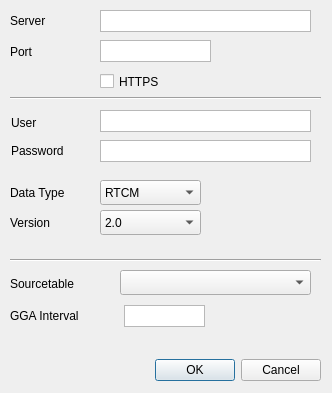
<?xml version="1.0" encoding="UTF-8"?>
<ui version="4.0">
 <class>NtripDialog</class>
 <widget class="QDialog" name="NtripDialog">
  <property name="geometry">
   <rect>
    <x>0</x>
    <y>0</y>
    <width>332</width>
    <height>393</height>
   </rect>
  </property>
  <property name="focusPolicy">
   <enum>Qt::FocusPolicy::TabFocus</enum>
  </property>
  <property name="contextMenuPolicy">
   <enum>Qt::ContextMenuPolicy::DefaultContextMenu</enum>
  </property>
  <property name="windowTitle">
   <string notr="true">NTRIP Configuration</string>
  </property>
  <property name="statusTip">
   <string/>
  </property>
  <property name="whatsThis">
   <string/>
  </property>
  <property name="accessibleName">
   <string/>
  </property>
  <widget class="QDialogButtonBox" name="buttonBox">
   <property name="geometry">
    <rect>
     <x>10</x>
     <y>350</y>
     <width>311</width>
     <height>41</height>
    </rect>
   </property>
   <property name="orientation">
    <enum>Qt::Orientation::Horizontal</enum>
   </property>
   <property name="standardButtons">
    <set>QDialogButtonBox::StandardButton::Cancel|QDialogButtonBox::StandardButton::Ok</set>
   </property>
  </widget>
  <widget class="QLabel" name="labelServer">
   <property name="geometry">
    <rect>
     <x>10</x>
     <y>12</y>
     <width>67</width>
     <height>17</height>
    </rect>
   </property>
   <property name="text">
    <string>Server</string>
   </property>
  </widget>
  <widget class="QLabel" name="labelPort">
   <property name="geometry">
    <rect>
     <x>10</x>
     <y>43</y>
     <width>67</width>
     <height>17</height>
    </rect>
   </property>
   <property name="text">
    <string>Port</string>
   </property>
  </widget>
  <widget class="Line" name="line">
   <property name="geometry">
    <rect>
     <x>10</x>
     <y>90</y>
     <width>311</width>
     <height>16</height>
    </rect>
   </property>
   <property name="orientation">
    <enum>Qt::Orientation::Horizontal</enum>
   </property>
  </widget>
  <widget class="QLabel" name="labelUser">
   <property name="geometry">
    <rect>
     <x>11</x>
     <y>114</y>
     <width>67</width>
     <height>17</height>
    </rect>
   </property>
   <property name="text">
    <string>User</string>
   </property>
  </widget>
  <widget class="QLabel" name="labelPassword">
   <property name="geometry">
    <rect>
     <x>11</x>
     <y>142</y>
     <width>67</width>
     <height>17</height>
    </rect>
   </property>
   <property name="text">
    <string>Password</string>
   </property>
  </widget>
  <widget class="QLabel" name="labelDatatype">
   <property name="geometry">
    <rect>
     <x>10</x>
     <y>184</y>
     <width>81</width>
     <height>17</height>
    </rect>
   </property>
   <property name="text">
    <string>Data Type</string>
   </property>
  </widget>
  <widget class="QLabel" name="labelVersion">
   <property name="geometry">
    <rect>
     <x>10</x>
     <y>214</y>
     <width>81</width>
     <height>17</height>
    </rect>
   </property>
   <property name="text">
    <string>Version</string>
   </property>
  </widget>
  <widget class="QLabel" name="labelSourcetable">
   <property name="geometry">
    <rect>
     <x>10</x>
     <y>275</y>
     <width>91</width>
     <height>17</height>
    </rect>
   </property>
   <property name="text">
    <string>Sourcetable</string>
   </property>
  </widget>
  <widget class="Line" name="line_2">
   <property name="geometry">
    <rect>
     <x>10</x>
     <y>250</y>
     <width>311</width>
     <height>20</height>
    </rect>
   </property>
   <property name="orientation">
    <enum>Qt::Orientation::Horizontal</enum>
   </property>
  </widget>
  <widget class="QLabel" name="labelGGA">
   <property name="geometry">
    <rect>
     <x>10</x>
     <y>307</y>
     <width>91</width>
     <height>17</height>
    </rect>
   </property>
   <property name="text">
    <string>GGA Interval</string>
   </property>
  </widget>
  <widget class="QPlainTextEdit" name="server">
   <property name="geometry">
    <rect>
     <x>100</x>
     <y>10</y>
     <width>211</width>
     <height>22</height>
    </rect>
   </property>
   <property name="minimumSize">
    <size>
     <width>0</width>
     <height>22</height>
    </size>
   </property>
   <property name="verticalScrollBarPolicy">
    <enum>Qt::ScrollBarPolicy::ScrollBarAlwaysOff</enum>
   </property>
   <property name="horizontalScrollBarPolicy">
    <enum>Qt::ScrollBarPolicy::ScrollBarAlwaysOff</enum>
   </property>
   <property name="sizeAdjustPolicy">
    <enum>QAbstractScrollArea::SizeAdjustPolicy::AdjustToContents</enum>
   </property>
   <property name="plainText">
    <string/>
   </property>
  </widget>
  <widget class="QPlainTextEdit" name="port">
   <property name="geometry">
    <rect>
     <x>100</x>
     <y>40</y>
     <width>111</width>
     <height>22</height>
    </rect>
   </property>
   <property name="minimumSize">
    <size>
     <width>0</width>
     <height>22</height>
    </size>
   </property>
   <property name="verticalScrollBarPolicy">
    <enum>Qt::ScrollBarPolicy::ScrollBarAlwaysOff</enum>
   </property>
   <property name="horizontalScrollBarPolicy">
    <enum>Qt::ScrollBarPolicy::ScrollBarAlwaysOff</enum>
   </property>
   <property name="sizeAdjustPolicy">
    <enum>QAbstractScrollArea::SizeAdjustPolicy::AdjustToContents</enum>
   </property>
   <property name="plainText">
    <string/>
   </property>
  </widget>
  <widget class="QCheckBox" name="https">
   <property name="geometry">
    <rect>
     <x>100</x>
     <y>70</y>
     <width>92</width>
     <height>23</height>
    </rect>
   </property>
   <property name="text">
    <string>HTTPS</string>
   </property>
   <property name="checked">
    <bool>false</bool>
   </property>
  </widget>
  <widget class="QPlainTextEdit" name="user">
   <property name="geometry">
    <rect>
     <x>100</x>
     <y>110</y>
     <width>211</width>
     <height>22</height>
    </rect>
   </property>
   <property name="minimumSize">
    <size>
     <width>0</width>
     <height>22</height>
    </size>
   </property>
   <property name="verticalScrollBarPolicy">
    <enum>Qt::ScrollBarPolicy::ScrollBarAlwaysOff</enum>
   </property>
   <property name="horizontalScrollBarPolicy">
    <enum>Qt::ScrollBarPolicy::ScrollBarAlwaysOff</enum>
   </property>
   <property name="sizeAdjustPolicy">
    <enum>QAbstractScrollArea::SizeAdjustPolicy::AdjustToContents</enum>
   </property>
   <property name="plainText">
    <string/>
   </property>
  </widget>
  <widget class="QPlainTextEdit" name="password">
   <property name="geometry">
    <rect>
     <x>100</x>
     <y>140</y>
     <width>211</width>
     <height>22</height>
    </rect>
   </property>
   <property name="minimumSize">
    <size>
     <width>0</width>
     <height>22</height>
    </size>
   </property>
   <property name="whatsThis">
    <string/>
   </property>
   <property name="inputMethodHints">
    <set>Qt::InputMethodHint::ImhSensitiveData</set>
   </property>
   <property name="verticalScrollBarPolicy">
    <enum>Qt::ScrollBarPolicy::ScrollBarAlwaysOff</enum>
   </property>
   <property name="horizontalScrollBarPolicy">
    <enum>Qt::ScrollBarPolicy::ScrollBarAlwaysOff</enum>
   </property>
   <property name="sizeAdjustPolicy">
    <enum>QAbstractScrollArea::SizeAdjustPolicy::AdjustToContents</enum>
   </property>
   <property name="plainText">
    <string notr="true"/>
   </property>
  </widget>
  <widget class="QComboBox" name="sourcetable">
   <property name="geometry">
    <rect>
     <x>120</x>
     <y>270</y>
     <width>191</width>
     <height>25</height>
    </rect>
   </property>
  </widget>
  <widget class="QPlainTextEdit" name="ggainterval">
   <property name="geometry">
    <rect>
     <x>124</x>
     <y>305</y>
     <width>81</width>
     <height>22</height>
    </rect>
   </property>
   <property name="minimumSize">
    <size>
     <width>0</width>
     <height>22</height>
    </size>
   </property>
   <property name="verticalScrollBarPolicy">
    <enum>Qt::ScrollBarPolicy::ScrollBarAlwaysOff</enum>
   </property>
   <property name="horizontalScrollBarPolicy">
    <enum>Qt::ScrollBarPolicy::ScrollBarAlwaysOff</enum>
   </property>
   <property name="sizeAdjustPolicy">
    <enum>QAbstractScrollArea::SizeAdjustPolicy::AdjustToContents</enum>
   </property>
   <property name="plainText">
    <string/>
   </property>
  </widget>
  <widget class="QComboBox" name="version">
   <property name="enabled">
    <bool>true</bool>
   </property>
   <property name="geometry">
    <rect>
     <x>100</x>
     <y>210</y>
     <width>101</width>
     <height>25</height>
    </rect>
   </property>
   <property name="editable">
    <bool>false</bool>
   </property>
   <property name="currentIndex">
    <number>1</number>
   </property>
   <item>
    <property name="text">
     <string>1.0</string>
    </property>
   </item>
   <item>
    <property name="text">
     <string>2.0</string>
    </property>
   </item>
  </widget>
  <widget class="QComboBox" name="datatype">
   <property name="enabled">
    <bool>true</bool>
   </property>
   <property name="geometry">
    <rect>
     <x>100</x>
     <y>180</y>
     <width>101</width>
     <height>25</height>
    </rect>
   </property>
   <property name="editable">
    <bool>false</bool>
   </property>
   <property name="currentIndex">
    <number>0</number>
   </property>
   <item>
    <property name="text">
     <string>RTCM</string>
    </property>
   </item>
   <item>
    <property name="text">
     <string>SPARTN</string>
    </property>
   </item>
  </widget>
 </widget>
 <resources/>
 <connections>
  <connection>
   <sender>buttonBox</sender>
   <signal>accepted()</signal>
   <receiver>NtripDialog</receiver>
   <slot>accept()</slot>
   <hints>
    <hint type="sourcelabel">
     <x>248</x>
     <y>254</y>
    </hint>
    <hint type="destinationlabel">
     <x>157</x>
     <y>274</y>
    </hint>
   </hints>
  </connection>
  <connection>
   <sender>buttonBox</sender>
   <signal>rejected()</signal>
   <receiver>NtripDialog</receiver>
   <slot>reject()</slot>
   <hints>
    <hint type="sourcelabel">
     <x>316</x>
     <y>260</y>
    </hint>
    <hint type="destinationlabel">
     <x>286</x>
     <y>274</y>
    </hint>
   </hints>
  </connection>
 </connections>
</ui>
